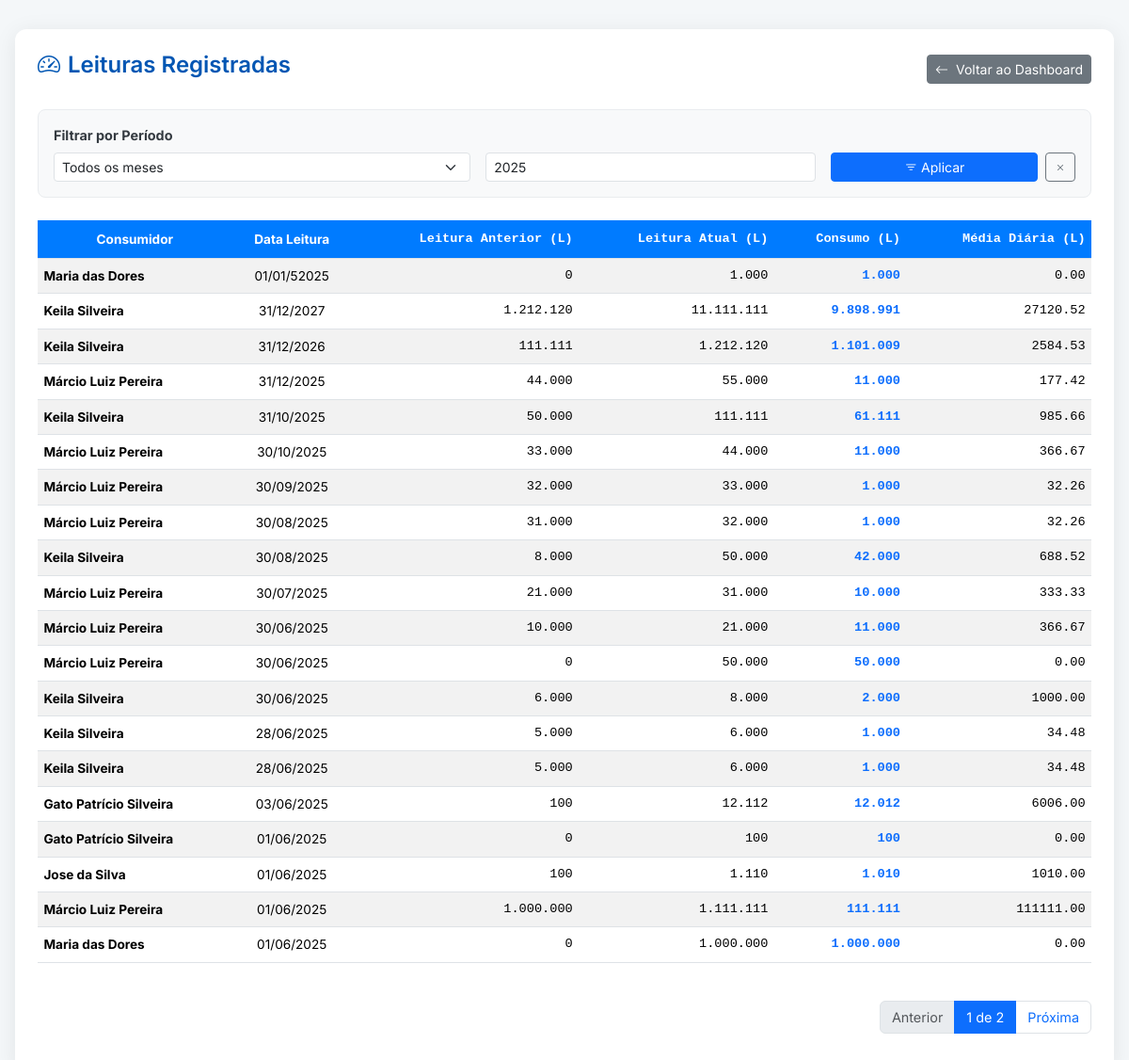
/leituras (signed in), run on an earlier commit of the app's database.
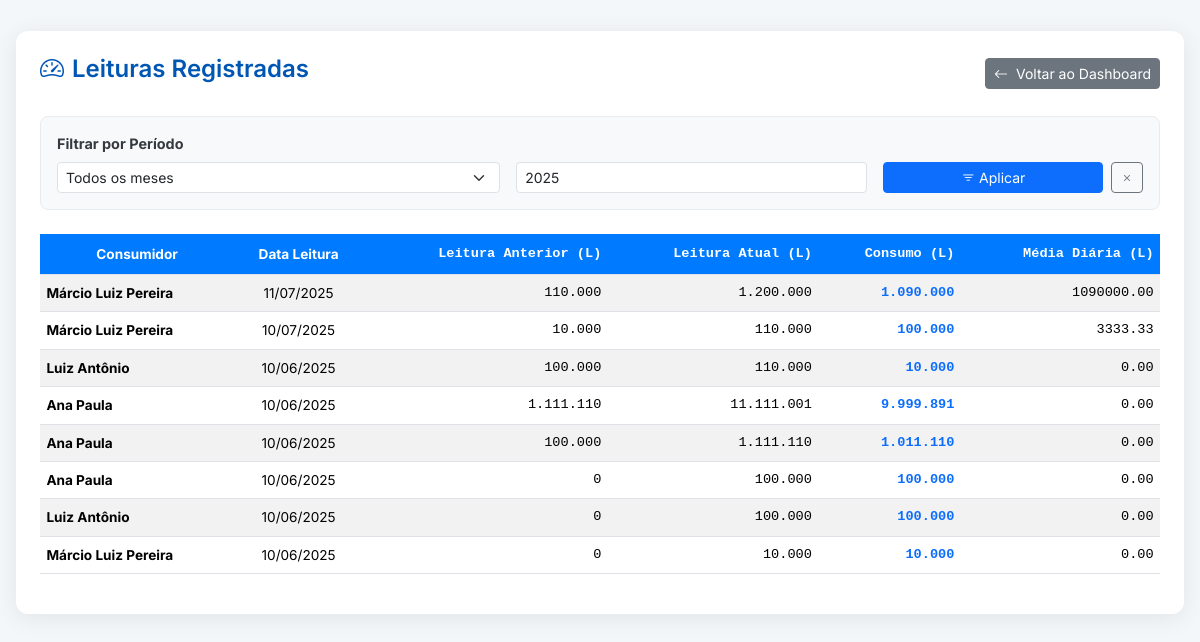
And on a later commit of the database.
### tables this page shows
CREATE TABLE "leituras" (
	"id"	INTEGER,
	"consumidor_id"	INTEGER,
	"leitura_anterior"	INTEGER,
	"data_leitura_anterior"	TEXT,
	"leitura_atual"	INTEGER,
	"data_leitura_atual"	TEXT,
	"qtd_dias_utilizados"	INTEGER,
	"litros_consumidos"	INTEGER,
	"media_por_dia"	REAL,
	"foto_hidrometro"	TEXT,
	"vencimento"	TEXT,
	"valor_original"	REAL,
	"taxa_minima_aplicada"	INTEGER,
	"valor_taxa_minima"	REAL,
	PRIMARY KEY("id" AUTOINCREMENT),
	FOREIGN KEY("consumidor_id") REFERENCES "consumidores"("id")
);

CREATE TABLE consumidores (
    id INTEGER PRIMARY KEY AUTOINCREMENT,
    nome TEXT NOT NULL,
    cpf TEXT NOT NULL UNIQUE,
    rg TEXT,
    endereco TEXT,
    telefone TEXT,
    hidrometro_num TEXT NOT NULL UNIQUE
);

### app.py (the view)
@app.route('/leituras')
@login_required
def listar_leituras():
    try:
        db = get_db()
        page = request.args.get('page', 1, type=int)
        mes_filtro = request.args.get('mes', '')
        ano_filtro = request.args.get('ano', '')
        PER_PAGE = 20 # Leituras por página
        offset = (page - 1) * PER_PAGE
        base_query = """
            FROM leituras l
            JOIN consumidores c ON l.consumidor_id = c.id
        """
        count_query = "SELECT COUNT(l.id) " + base_query
        data_query = """
            SELECT
                l.*,
                c.nome as nome_consumidor,
                (l.leitura_atual - l.leitura_anterior) AS litros_consumidos,
                CASE
                    WHEN (JULIANDAY(l.data_leitura_atual) - JULIANDAY(l.data_leitura_anterior)) > 0
                    THEN CAST(l.leitura_atual - l.leitura_anterior AS REAL) / (JULIANDAY(l.data_leitura_atual) - JULIANDAY(l.data_leitura_anterior))
                    ELSE 0
                END AS media_por_dia
        """ + base_query
        conditions = []
        params = {}
        if mes_filtro:
            conditions.append("strftime('%m', l.data_leitura_atual) = :mes")
            params['mes'] = mes_filtro.zfill(2)
        if ano_filtro:
            conditions.append("strftime('%Y', l.data_leitura_atual) = :ano")
            params['ano'] = ano_filtro
        if conditions:
            where_clause = " WHERE " + " AND ".join(conditions)
            count_query += where_clause
            data_query += where_clause
        data_query += " ORDER BY l.data_leitura_atual DESC, l.id DESC LIMIT :limit OFFSET :offset"
        params['limit'] = PER_PAGE
        params['offset'] = offset
        total_items = db.execute(count_query, {k: v for k, v in params.items() if k not in ['limit', 'offset']}).fetchone()[0]
        leituras = db.execute(data_query, params).fetchall()
        total_pages = math.ceil(total_items / PER_PAGE) if total_items > 0 else 1
        pagination = {
            "page": page,
            "total_pages": total_pages,
            "has_prev": page > 1,
            "has_next": page < total_pages
        }
        return render_template(
            'listar_leituras.html',
            leituras=leituras,
            pagination=pagination,
            mes_filtro=mes_filtro,
            ano_filtro=ano_filtro,
            ano_atual=datetime.now().year
        )
    except Exception as e:
        app.logger.error(f"Erro ao listar leituras: {e}", exc_info=True)
        flash("Ocorreu um erro ao carregar o relatório de leituras.", "danger")
        return redirect(url_for('dashboard'))

### app.py (called while the page is built)
def get_db():
    if 'db' not in g:
        g.db = sqlite3.connect(DATABASE)
        g.db.row_factory = sqlite3.Row
    return g.db

def login_required(f):
    @wraps(f)
    def decorated_function(*args, **kwargs):
        if 'usuario' not in session:
            flash('Você precisa estar logado para acessar esta página.', 'warning')
            return redirect(url_for('login'))
        return f(*args, **kwargs)
    return decorated_function

### templates/listar_leituras.html (shortened to what this page needs)
<!DOCTYPE html>
<html lang="pt-BR">
<head>
    <link href="https://cdn.jsdelivr.net/npm/bootstrap@5.3.3/dist/css/bootstrap.min.css" rel="stylesheet" />
    <link href="https://cdn.jsdelivr.net/npm/bootstrap-icons@1.11.3/font/bootstrap-icons.min.css" rel="stylesheet">
</head>
<body>
    <div class="container-fluid">
        <div class="main-card">
            <div class="d-flex justify-content-between align-items-center mb-4">
                <h3><i class="bi bi-speedometer2 me-2"></i>Leituras Registradas</h3>
                <a href="{{ url_for('dashboard') }}" class="btn btn-secondary btn-sm">
                    <i class="bi bi-arrow-left me-1"></i> Voltar ao Dashboard
                </a>
            </div>
            <div class="filter-section p-3 mb-4">
                <form method="get" class="row g-3 align-items-end">
                    <div class="col-md-5">
                        <label for="mes" class="form-label fw-bold">Filtrar por Período</label>
                        <select name="mes" id="mes" class="form-select form-select-sm">
                            <option value="">Todos os meses</option>
                        </select>
                    </div>
                    <div class="col-md-4">
                        <input type="number" name="ano" id="ano" class="form-control form-control-sm"
                               value="{{ ano_filtro or ano_atual }}"
                               min="2020" max="{{ ano_atual }}" step="1" required>
                    </div>
                    <div class="col-md-3 d-flex">
                        <button type="submit" class="btn btn-primary btn-sm w-100 me-2"><i class="bi bi-filter"></i> Aplicar</button>
                        <a href="{{ url_for('listar_leituras') }}" class="btn btn-outline-secondary btn-sm"><i class="bi bi-x"></i></a>
                    </div>
                </form>
            </div>
            <div class="table-responsive">
                <table class="table table-striped table-hover align-middle">
                    <thead>
                        <tr>
                            <th>Consumidor</th>
                            <th>Data Leitura</th>
                            <th class="text-numeric">Leitura Anterior (L)</th>
                            <th class="text-numeric">Leitura Atual (L)</th>
                            <th class="text-numeric">Consumo (L)</th>
                            <th class="text-numeric">Média Diária (L)</th>
                        </tr>
                    </thead>
                    <tbody>
                        {% for l in leituras %}
                        <tr>
                            <td class="text-start fw-bold">{{ l.nome_consumidor }}</td>
                            <td>
                                {% if l.data_leitura_atual %}
                                    {% set date_parts = l.data_leitura_atual.split('-') %}
                                    {{ date_parts[2] }}/{{ date_parts[1] }}/{{ date_parts[0] }}
                                {% else %}
                                    -
                                {% endif %}
                            </td>
                            <td class="text-numeric">{{ "{:,.0f}".format(l.leitura_anterior|float).replace(',', '.') if l.leitura_anterior is not none else '-' }}</td>
                            <td class="text-numeric">{{ "{:,.0f}".format(l.leitura_atual|float).replace(',', '.') if l.leitura_atual is not none else '-' }}</td>
                            <td class="text-numeric fw-bold text-primary">{{ "{:,.0f}".format(l.litros_consumidos|float).replace(',', '.') if l.litros_consumidos is not none else '-' }}</td>
                            <td class="text-numeric">{{ "%.2f"|format(l.media_por_dia|float) if l.media_por_dia is not none else '-' }}</td>
                        </tr>
                        {% else %}
                        <tr>
                           <td colspan="6" class="text-center p-5 text-muted">
                               Nenhuma leitura encontrada para os filtros selecionados.
                           </td>
                        </tr>
                        {% endfor %}
                    </tbody>
                </table>
            </div>
            {% if pagination.total_pages > 1 %}
            <nav aria-label="Navegação de páginas" class="mt-4 d-flex justify-content-end">
                <ul class="pagination">
                    <li class="page-item {% if not pagination.has_prev %}disabled{% endif %}">
                        <a class="page-link" href="{{ url_for('listar_leituras', page=pagination.page - 1, mes=mes_filtro, ano=ano_filtro) }}">Anterior</a>
                    </li>
                    <li class="page-item active" aria-current="page">
                        <span class="page-link">{{ pagination.page }} de {{ pagination.total_pages }}</span>
                    </li>
                    <li class="page-item {% if not pagination.has_next %}disabled{% endif %}">
                        <a class="page-link" href="{{ url_for('listar_leituras', page=pagination.page + 1, mes=mes_filtro, ano=ano_filtro) }}">Próxima</a>
                    </li>
                </ul>
            </nav>
            {% endif %}
        </div>
    </div>
</body>
</html>

### templates/listar_leituras.html (style rules this page uses)
body { font-family: 'Inter', sans-serif; background-color: #f4f7f9; color: #343a40; font-size: 0.9rem; }
.container-fluid { padding: 1rem; }
.main-card { background-color: #ffffff; padding: 1.5rem; border-radius: 12px; box-shadow: 0 4px 25px rgba(0, 0, 0, 0.08); margin-top: 15px; }
h3 { color: #0056b3; font-weight: 600; font-size: 1.5rem; }
.filter-section { background-color: #f8f9fa; border: 1px solid #e9ecef; border-radius: 8px; }
.table { font-size: 0.85rem; }
.table th { background-color: #007bff; color: white; white-space: normal; text-align: center; vertical-align: middle; padding: 0.6rem 0.4rem; }
.table td { vertical-align: middle; padding: 0.5rem 0.4rem; text-align: center; }
.text-numeric { font-family: 'Roboto Mono', monospace; text-align: right !important; }

What changed in the data, as far as the page shows it:
removed leituras: nome_consumidor "Maria das Dores", date_parts "01", date_parts "52025", leitura_anterior "0", leitura_atual "1.000", litros_consumidos "1.000", media_por_dia "0.00"
removed leituras: nome_consumidor "Keila Silveira", date_parts "31", date_parts "12", date_parts "2027", leitura_anterior "1.212.120", leitura_atual "11.111.111", litros_consumidos "9.898.991", media_por_dia "27120.52"
removed leituras: nome_consumidor "Keila Silveira", date_parts "31", date_parts "12", date_parts "2026", leitura_anterior "111.111", leitura_atual "1.212.120", litros_consumidos "1.101.009", media_por_dia "2584.53"
removed leituras: nome_consumidor "Márcio Luiz Pereira", id "31", date_parts "12", date_parts "2025", leitura_anterior "44.000", leitura_atual "55.000", litros_consumidos "11.000", media_por_dia "177.42"
removed leituras: nome_consumidor "Keila Silveira", date_parts "31", date_parts "10", date_parts "2025", leitura_anterior "50.000", leitura_atual "111.111", litros_consumidos "61.111", media_por_dia "985.66"
removed leituras: nome_consumidor "Márcio Luiz Pereira", date_parts "30", date_parts "10", date_parts "2025", leitura_anterior "33.000", leitura_atual "44.000", litros_consumidos "11.000", media_por_dia "366.67"
removed leituras: nome_consumidor "Márcio Luiz Pereira", date_parts "30", date_parts "09", date_parts "2025", leitura_anterior "32.000", leitura_atual "33.000", litros_consumidos "1.000", media_por_dia "32.26"
removed leituras: nome_consumidor "Márcio Luiz Pereira", date_parts "30", date_parts "08", date_parts "2025", leitura_anterior "31.000", leitura_atual "32.000", litros_consumidos "1.000", media_por_dia "32.26"
removed leituras: nome_consumidor "Keila Silveira", date_parts "30", date_parts "08", date_parts "2025", leitura_anterior "8.000", leitura_atual "50.000", litros_consumidos "42.000", media_por_dia "688.52"
removed leituras: nome_consumidor "Márcio Luiz Pereira", qtd_dias_utilizados "30", date_parts "07", date_parts "2025", leitura_anterior "21.000", leitura_atual "31.000", litros_consumidos "10.000", media_por_dia "333.33"
removed leituras: nome_consumidor "Márcio Luiz Pereira", qtd_dias_utilizados "30", date_parts "06", date_parts "2025", leitura_anterior "10.000", leitura_atual "21.000", litros_consumidos "11.000", media_por_dia "366.67"
removed leituras: nome_consumidor "Márcio Luiz Pereira", date_parts "30", date_parts "06", date_parts "2025", leitura_anterior "0", leitura_atual "50.000", litros_consumidos "50.000", media_por_dia "0.00"
removed leituras: nome_consumidor "Keila Silveira", date_parts "30", date_parts "06", date_parts "2025", leitura_anterior "6.000", leitura_atual "8.000", litros_consumidos "2.000", media_por_dia "1000.00"
removed leituras: nome_consumidor "Keila Silveira", date_parts "28", date_parts "06", date_parts "2025", leitura_anterior "5.000", leitura_atual "6.000", litros_consumidos "1.000", media_por_dia "34.48"
removed leituras: nome_consumidor "Keila Silveira", date_parts "28", date_parts "06", date_parts "2025", leitura_anterior "5.000", leitura_atual "6.000", litros_consumidos "1.000", media_por_dia "34.48"
removed leituras: nome_consumidor "Gato Patrício Silveira", date_parts "03", date_parts "06", date_parts "2025", leitura_anterior "100", leitura_atual "12.112", litros_consumidos "12.012", media_por_dia "6006.00"
removed leituras: nome_consumidor "Gato Patrício Silveira", date_parts "01", date_parts "06", date_parts "2025", leitura_anterior "0", leitura_atual "100", litros_consumidos "100", media_por_dia "0.00"
removed leituras: nome_consumidor "Jose da Silva", date_parts "01", date_parts "06", date_parts "2025", leitura_anterior "100", leitura_atual "1.110", litros_consumidos "1.010", media_por_dia "1010.00"
removed leituras: nome_consumidor "Márcio Luiz Pereira", date_parts "01", date_parts "06", date_parts "2025", leitura_anterior "1.000.000", leitura_atual "1.111.111", litros_consumidos "111.111", media_por_dia "111111.00"
removed leituras: nome_consumidor "Maria das Dores", date_parts "01", date_parts "06", date_parts "2025", leitura_anterior "0", leitura_atual "1.000.000", litros_consumidos "1.000.000", media_por_dia "0.00"
added leituras: nome_consumidor "Márcio Luiz Pereira", date_parts "11", date_parts "07", date_parts "2025", leitura_anterior "110.000", leitura_atual "1.200.000", litros_consumidos "1.090.000", media_por_dia "1090000.00"
added leituras: nome_consumidor "Márcio Luiz Pereira", date_parts "10", date_parts "07", date_parts "2025", leitura_anterior "10.000", leitura_atual "110.000", litros_consumidos "100.000", media_por_dia "3333.33"
added leituras: nome_consumidor "Luiz Antônio", date_parts "10", date_parts "06", date_parts "2025", leitura_anterior "100.000", leitura_atual "110.000", litros_consumidos "10.000", media_por_dia "0.00"
added leituras: nome_consumidor "Ana Paula", date_parts "10", date_parts "06", date_parts "2025", leitura_anterior "1.111.110", leitura_atual "11.111.001", litros_consumidos "9.999.891", media_por_dia "0.00"
added leituras: nome_consumidor "Ana Paula", date_parts "10", date_parts "06", date_parts "2025", leitura_anterior "100.000", leitura_atual "1.111.110", litros_consumidos "1.011.110", media_por_dia "0.00"
added leituras: nome_consumidor "Ana Paula", date_parts "10", date_parts "06", date_parts "2025", leitura_anterior "0", leitura_atual "100.000", litros_consumidos "100.000", media_por_dia "0.00"
added leituras: nome_consumidor "Luiz Antônio", date_parts "10", date_parts "06", date_parts "2025", leitura_anterior "0", leitura_atual "100.000", litros_consumidos "100.000", media_por_dia "0.00"
added leituras: nome_consumidor "Márcio Luiz Pereira", date_parts "10", date_parts "06", date_parts "2025", leitura_anterior "0", leitura_atual "10.000", litros_consumidos "10.000", media_por_dia "0.00"
Also different on the page:
{{ pagination.page }}: "1" → (not shown)
{{ pagination.total_pages }}: "2" → (not shown)
text no longer shown: "Anterior de Próxima"
